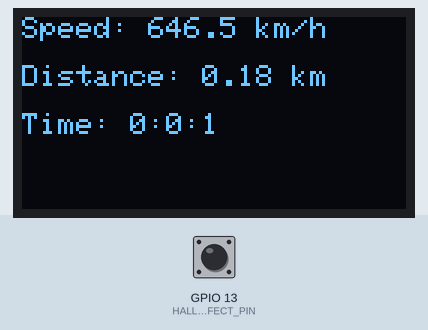
Simulated run of this sketch. Board: ESP32. Shown: 128×64 one-colour display. The inputs (shaded band) are chosen by the test bench; at power-on: GPIO 13 (HALL_EFFECT_PIN) LOW. What the sketch prints to the serial monitor is not drawn. At 24.5 s the program puts the board to deep sleep or switches it off; the recording ends there.

Above: at 1.2 s.
1.3 s: GPIO 13 (HALL_EFFECT_PIN) driven HIGH
At 2.8 s:
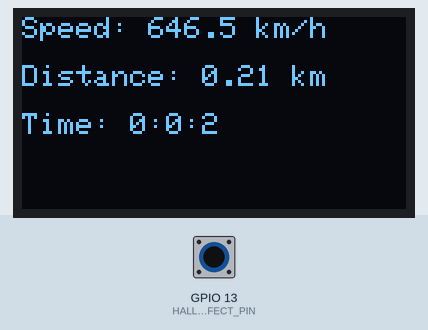
4.3 s: GPIO 13 (HALL_EFFECT_PIN) driven LOW
At 6.2 s:
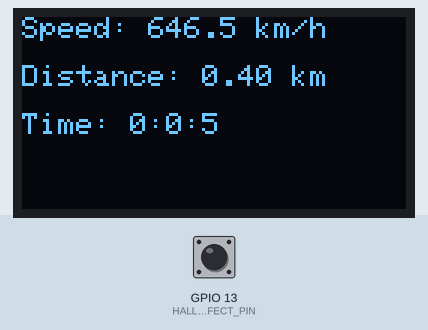
7.3 s: GPIO 13 (HALL_EFFECT_PIN) driven HIGH
At 8.3 s:
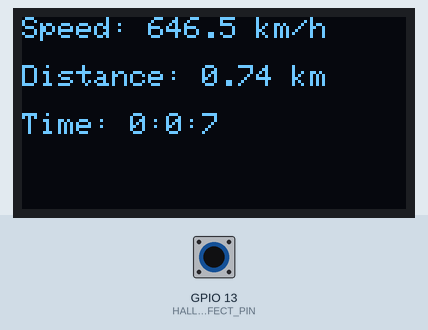
10.0 s: GPIO 13 (HALL_EFFECT_PIN) pulsed LOW 2 times (0.12 s each, 0.3 s apart)
At 10.9 s:
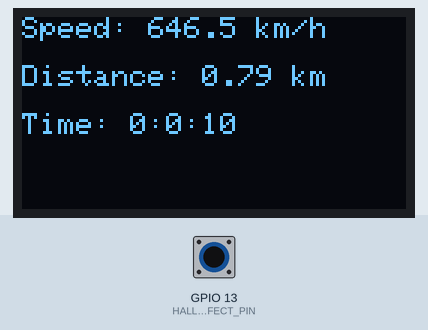
Timing chart, 0 to 12.5 s (numbered marks = the images above; inputs shaded):
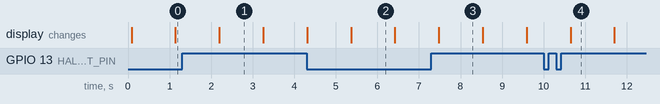

Measured:
- what the display in image 2 shows lasts 1.0 s, from 5.4 s to 6.4 s

The sketch:

ESP32_Bike_Computer.ino
```cpp
#include <Arduino.h>
#include "freertos/FreeRTOS.h"
#include "freertos/task.h"
#include <Wire.h>
#include <Adafruit_GFX.h>
#include <Adafruit_SSD1306.h>
#include "esp_sleep.h"
#include "driver/rtc_io.h"

#define SCREEN_WIDTH 128
#define SCREEN_HEIGHT 64
#define HALL_EFFECT_PIN 13
#define WAKE_THRESHOLD 10000 // 10 seconds of inactivity
#define MAX_SENSOR_ERRORS 5
#define MAX_DISPLAY_ERRORS 3

Adafruit_SSD1306 display(SCREEN_WIDTH, SCREEN_HEIGHT, &Wire, -1);

// Global variables
volatile float speed = 0.0;
volatile float distance = 0.0;
volatile unsigned long rideTime = 0;
volatile unsigned long lastWakeTime = 0;
volatile int sensorErrorCount = 0;
volatile int displayErrorCount = 0;

void goToSleep() {
  display.clearDisplay();
  display.display();
  display.ssd1306_command(SSD1306_DISPLAYOFF);

  esp_sleep_enable_ext0_wakeup((gpio_num_t)HALL_EFFECT_PIN, 0);
  esp_deep_sleep_start();
}

void checkSleep() {
  if (millis() - lastWakeTime > WAKE_THRESHOLD) {
    goToSleep();
  }
}

bool checkSensor() {
  if (digitalRead(HALL_EFFECT_PIN) == HIGH) {
    sensorErrorCount++;
    if (sensorErrorCount >= MAX_SENSOR_ERRORS) {
      Serial.println("Hall effect sensor error detected");
      return false;
    }
  } else {
    sensorErrorCount = 0;
  }
  return true;
}

bool updateDisplay() {
  if (!display.begin(SSD1306_SWITCHCAPVCC, 0x3C)) {
    displayErrorCount++;
    if (displayErrorCount >= MAX_DISPLAY_ERRORS) {
      Serial.println("Display error detected");
      return false;
    }
  } else {
    displayErrorCount = 0;
  }
  return true;
}

// Task for measuring speed and distance
void speedTask(void *pvParameters) {
  const float wheelDiameter = 0.686; // 622mm rim + 2 * 32mm tire
  const float wheelCircumference = PI * wheelDiameter; // Wheel circumference (m)

  unsigned long lastTime = 0;
  unsigned long debounceDelay = 10;

  rtc_gpio_pullup_en((gpio_num_t)HALL_EFFECT_PIN);
  rtc_gpio_hold_en((gpio_num_t)HALL_EFFECT_PIN);

  while (1) {
    if (checkSensor() && digitalRead(HALL_EFFECT_PIN) == LOW) {
      unsigned long currentTime = millis();
      lastWakeTime = currentTime; // Reset sleep timer
      if (currentTime - lastTime > debounceDelay) {
        float timeDiff = (currentTime - lastTime) / 1000.0; // Convert to seconds
        speed = wheelCircumference / timeDiff * 3.6; // km/h
        distance += wheelCircumference / 1000.0; // km
        lastTime = currentTime;
      }
    }
    checkSleep();
    vTaskDelay(1); // Yield CPU to other tasks
  }
}

// Task for display update
void displayTask(void *pvParameters) {
  while (1) {
    if (updateDisplay()) {
      display.clearDisplay();
      display.setTextSize(1);
      display.setTextColor(WHITE);

      display.setCursor(0, 0);
      display.print("Speed: ");
      display.print(speed, 1);
      display.print(" km/h");

      display.setCursor(0, 16);
      display.print("Distance: ");
      display.print(distance, 2);
      display.print(" km");

      display.setCursor(0, 32);
      display.print("Time: ");
      display.print(rideTime / 3600); // Hours
      display.print(":");
      display.print((rideTime % 3600) / 60); // Minutes
      display.print(":");
      display.print(rideTime % 60); // Seconds

      display.display();
      rideTime++;
    } else {
      // Handle display error (e.g., try to reinitialize or notify user)
      Serial.println("Attempting to reinitialize display...");
      display.begin(SSD1306_SWITCHCAPVCC, 0x3C);
    }
    checkSleep();
    vTaskDelay(pdMS_TO_TICKS(1000)); // Update every second
  }
}

void setup() {
  Serial.begin(115200);

  if (!display.begin(SSD1306_SWITCHCAPVCC, 0x3C)) {
    Serial.println(F("SSD1306 allocation failed"));
    // In a production environment, you might want to implement a fallback or error notification here
  }

  xTaskCreate(speedTask, "SpeedTask", 2048, NULL, 1, NULL);
  xTaskCreate(displayTask, "DisplayTask", 2048, NULL, 1, NULL);
}

void loop() {
  // Main loop is empty because we're using FreeRTOS tasks
}
```
